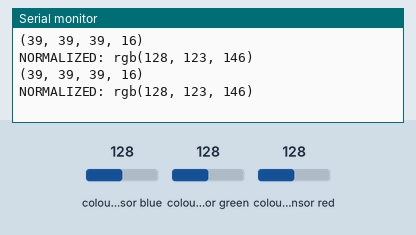
This sketch was run on a simulated Arduino Uno, built with avr-gcc and run on an emulated ATmega328P. Shown: the last lines printed to the serial monitor. Wiring (inferred from the names in the program): TCS3200 colour sensor: output pin 8; S2 pin 6; S3 pin 7; S0 pin 4; S1 pin 5. The inputs (shaded band) are chosen by the test bench; at power-on: colour sensor blue 128, colour sensor green 128, colour sensor red 128.

Above: at 1.2 s.
1.3 s: colour sensor blue set to 5
At 2.6 s:
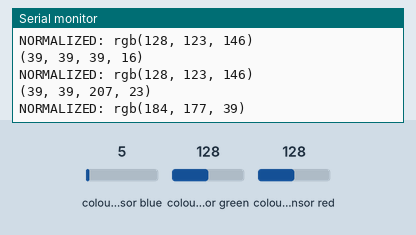
2.8 s: colour sensor green set to 5
At 3.6 s:
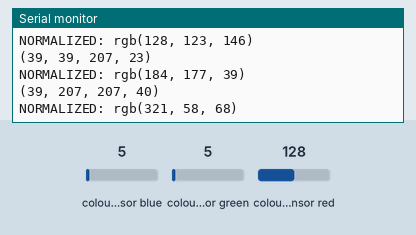
4.3 s: colour sensor red set to 5
At 5.4 s:
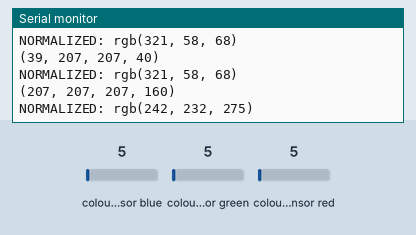
Timing chart, 0 to 7.3 s (numbered marks = the images above; inputs shaded):
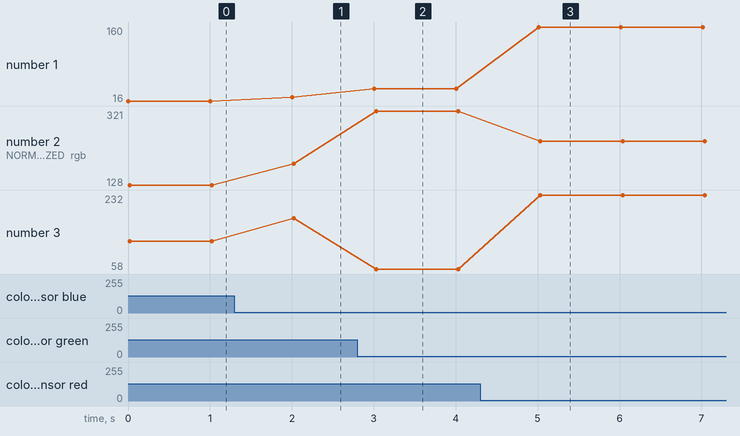

Measured:
- after the input at 1.3 s, the serial monitor: prints a new line after 0.70 s (image 1)
- after the input at 2.8 s, the serial monitor: prints a new line after 0.21 s (image 2)
- after the input at 4.3 s, the serial monitor: prints a new line after 0.71 s (image 3)
- plotted number 1: 16 → 23 after the input at 1.3 s, 23 → 40 after the input at 2.8 s, 40 → 160 after the input at 4.3 s
- plotted number 2: 128 → 184 after the input at 1.3 s, 184 → 321 after the input at 2.8 s, 321 → 242 after the input at 4.3 s
- plotted number 3: 123 → 177 after the input at 1.3 s, 177 → 58 after the input at 2.8 s, 58 → 232 after the input at 4.3 s

The sketch:

color_sensor.ino
```cpp
#define S0 4
#define S1 5
#define S2 6
#define S3 7
#define OUT 8


void setup(){
  pinMode (S0, OUTPUT);
  pinMode (S1, OUTPUT);
  pinMode (S2, OUTPUT);
  pinMode (S3, OUTPUT);
  pinMode (OUT, INPUT);

  digitalWrite (S0, LOW);
  digitalWrite (S1, HIGH);

  Serial.begin(9600);
}

 void loop(){
  int red, green, blue, clean;
  int nr, ng, nb;


    read_color (&red, &green, &blue, &clean);
    Serial.print ("(");
    Serial.print (red);
    Serial.print (", ");
    Serial.print (green);
    Serial.print (", ");
    Serial.print (blue);
    Serial.print (", ");
    Serial.print (clean);
    Serial.println (")");

    nr = (int)255*1.23*(float)clean/red;
    ng = (int)255*1.18*(float)clean/green;
    nb = (int)255*1.4*(float)clean/blue;

    Serial.print ("NORMALIZED: rgb(");
    Serial.print (nr);
    Serial.print (", ");
    Serial.print (ng);
    Serial.print (", ");
    Serial.print (nb);
    Serial.println (")");
    Serial.println("");
    delay(1000);
}

//Rotina que le o valor das cores
//Pulse in return an unsigned long with the length of the pulse (in microseconds).
void read_color(int* red, int* green, int* blue, int* clean){
  /* Red Filter */
  digitalWrite(S2, LOW);
  digitalWrite(S3, LOW);
  *red = pulseIn(OUT, digitalRead(OUT) == HIGH ? LOW : HIGH);

  /* Green Filter */
  digitalWrite(S2, HIGH);
  digitalWrite(S3, HIGH);
  *green = pulseIn(OUT, digitalRead(OUT) == HIGH ? LOW : HIGH);

  /* Blue Filter */
  digitalWrite(S2, LOW);
  digitalWrite(S3, HIGH);
  *blue = pulseIn(OUT, digitalRead(OUT) == HIGH ? LOW : HIGH);

  /* Clean Filter */
  digitalWrite(S2, HIGH);
  digitalWrite(S3, LOW);
  *clean = pulseIn(OUT, digitalRead(OUT) == HIGH ? LOW : HIGH);
}
```
